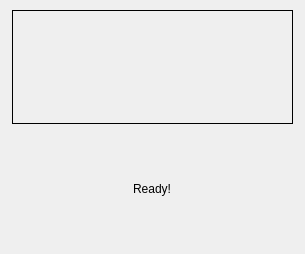
<?xml version="1.0" encoding="UTF-8"?>
<ui version="4.0">
 <class>Dialog</class>
 <widget class="QDialog" name="Dialog">
  <property name="windowModality">
   <enum>Qt::WindowModal</enum>
  </property>
  <property name="geometry">
   <rect>
    <x>0</x>
    <y>0</y>
    <width>305</width>
    <height>254</height>
   </rect>
  </property>
  <property name="minimumSize">
   <size>
    <width>305</width>
    <height>254</height>
   </size>
  </property>
  <property name="maximumSize">
   <size>
    <width>305</width>
    <height>298</height>
   </size>
  </property>
  <property name="contextMenuPolicy">
   <enum>Qt::DefaultContextMenu</enum>
  </property>
  <property name="windowTitle">
   <string>Loading...</string>
  </property>
  <property name="modal">
   <bool>true</bool>
  </property>
  <layout class="QGridLayout" name="gridLayout">
   <property name="leftMargin">
    <number>0</number>
   </property>
   <property name="topMargin">
    <number>10</number>
   </property>
   <property name="rightMargin">
    <number>0</number>
   </property>
   <property name="bottomMargin">
    <number>8</number>
   </property>
   <property name="verticalSpacing">
    <number>8</number>
   </property>
   <item row="0" column="0">
    <widget class="QLabel" name="label">
     <property name="maximumSize">
      <size>
       <width>281</width>
       <height>261</height>
      </size>
     </property>
     <property name="frameShape">
      <enum>QFrame::Box</enum>
     </property>
     <property name="frameShadow">
      <enum>QFrame::Plain</enum>
     </property>
     <property name="lineWidth">
      <number>1</number>
     </property>
     <property name="text">
      <string/>
     </property>
     <property name="pixmap">
      <pixmap resource="../resources.qrc">:/Images/images/SPE_A_M_RGB_border.png</pixmap>
     </property>
     <property name="scaledContents">
      <bool>true</bool>
     </property>
    </widget>
   </item>
   <item row="1" column="0" alignment="Qt::AlignHCenter|Qt::AlignVCenter">
    <widget class="QLabel" name="label_2">
     <property name="minimumSize">
      <size>
       <width>30</width>
       <height>23</height>
      </size>
     </property>
     <property name="maximumSize">
      <size>
       <width>50</width>
       <height>40</height>
      </size>
     </property>
     <property name="text">
      <string>Ready!</string>
     </property>
     <property name="scaledContents">
      <bool>true</bool>
     </property>
    </widget>
   </item>
  </layout>
 </widget>
 <resources>
  <include location="../resources.qrc"/>
 </resources>
 <connections/>
</ui>
